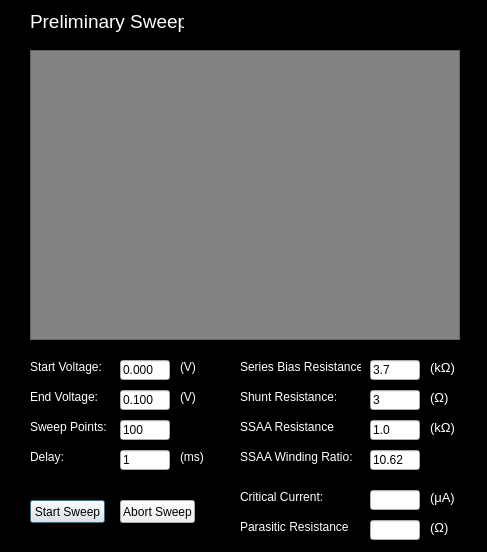
<?xml version="1.0" encoding="UTF-8"?>
<ui version="4.0">
 <class>prelim</class>
 <widget class="QDialog" name="prelim">
  <property name="geometry">
   <rect>
    <x>0</x>
    <y>0</y>
    <width>487</width>
    <height>552</height>
   </rect>
  </property>
  <property name="windowTitle">
   <string>Preliminary Sweep</string>
  </property>
  <property name="styleSheet">
   <string notr="true">#prelim{
	background-color: rgb(0, 0, 0);}</string>
  </property>
  <widget class="QFrame" name="plotSweep">
   <property name="geometry">
    <rect>
     <x>30</x>
     <y>50</y>
     <width>430</width>
     <height>290</height>
    </rect>
   </property>
   <property name="styleSheet">
    <string notr="true">#plotSweep{background-color: rgb(131, 131, 131);}
</string>
   </property>
   <property name="frameShape">
    <enum>QFrame::StyledPanel</enum>
   </property>
   <property name="frameShadow">
    <enum>QFrame::Raised</enum>
   </property>
  </widget>
  <widget class="QLabel" name="label">
   <property name="geometry">
    <rect>
     <x>30</x>
     <y>10</y>
     <width>154</width>
     <height>23</height>
    </rect>
   </property>
   <property name="text">
    <string>&lt;html&gt;&lt;head/&gt;&lt;body&gt;&lt;p&gt;&lt;span style=&quot; font-size:14pt; color:#ffffff;&quot;&gt;Preliminary Sweep&lt;/span&gt;&lt;/p&gt;&lt;/body&gt;&lt;/html&gt;</string>
   </property>
  </widget>
  <widget class="QLabel" name="label_2">
   <property name="geometry">
    <rect>
     <x>30</x>
     <y>360</y>
     <width>77</width>
     <height>14</height>
    </rect>
   </property>
   <property name="text">
    <string>&lt;html&gt;&lt;head/&gt;&lt;body&gt;&lt;p&gt;&lt;span style=&quot; font-size:9pt; color:#ffffff;&quot;&gt;Start Voltage:&lt;/span&gt;&lt;/p&gt;&lt;/body&gt;&lt;/html&gt;</string>
   </property>
  </widget>
  <widget class="QLabel" name="label_3">
   <property name="geometry">
    <rect>
     <x>30</x>
     <y>390</y>
     <width>71</width>
     <height>14</height>
    </rect>
   </property>
   <property name="text">
    <string>&lt;html&gt;&lt;head/&gt;&lt;body&gt;&lt;p&gt;&lt;span style=&quot; font-size:9pt; color:#ffffff;&quot;&gt;End Voltage:&lt;/span&gt;&lt;/p&gt;&lt;/body&gt;&lt;/html&gt;</string>
   </property>
  </widget>
  <widget class="QLabel" name="label_4">
   <property name="geometry">
    <rect>
     <x>30</x>
     <y>450</y>
     <width>33</width>
     <height>14</height>
    </rect>
   </property>
   <property name="text">
    <string>&lt;html&gt;&lt;head/&gt;&lt;body&gt;&lt;p&gt;&lt;span style=&quot; font-size:9pt; color:#ffffff;&quot;&gt;Delay:&lt;/span&gt;&lt;/p&gt;&lt;/body&gt;&lt;/html&gt;</string>
   </property>
  </widget>
  <widget class="QLabel" name="label_5">
   <property name="geometry">
    <rect>
     <x>30</x>
     <y>420</y>
     <width>79</width>
     <height>14</height>
    </rect>
   </property>
   <property name="text">
    <string>&lt;html&gt;&lt;head/&gt;&lt;body&gt;&lt;p&gt;&lt;span style=&quot; font-size:9pt; color:#ffffff;&quot;&gt;Sweep Points:&lt;/span&gt;&lt;/p&gt;&lt;/body&gt;&lt;/html&gt;</string>
   </property>
  </widget>
  <widget class="QLineEdit" name="biasStart">
   <property name="geometry">
    <rect>
     <x>120</x>
     <y>360</y>
     <width>50</width>
     <height>20</height>
    </rect>
   </property>
   <property name="inputMethodHints">
    <set>Qt::ImhFormattedNumbersOnly</set>
   </property>
   <property name="text">
    <string>0.000</string>
   </property>
  </widget>
  <widget class="QLineEdit" name="biasEnd">
   <property name="geometry">
    <rect>
     <x>120</x>
     <y>390</y>
     <width>50</width>
     <height>20</height>
    </rect>
   </property>
   <property name="inputMethodHints">
    <set>Qt::ImhFormattedNumbersOnly</set>
   </property>
   <property name="text">
    <string>0.100</string>
   </property>
  </widget>
  <widget class="QLineEdit" name="sweepPoints">
   <property name="geometry">
    <rect>
     <x>120</x>
     <y>420</y>
     <width>50</width>
     <height>20</height>
    </rect>
   </property>
   <property name="inputMethodHints">
    <set>Qt::ImhFormattedNumbersOnly</set>
   </property>
   <property name="text">
    <string>100</string>
   </property>
  </widget>
  <widget class="QLineEdit" name="delay">
   <property name="geometry">
    <rect>
     <x>120</x>
     <y>450</y>
     <width>50</width>
     <height>20</height>
    </rect>
   </property>
   <property name="inputMethodHints">
    <set>Qt::ImhFormattedNumbersOnly</set>
   </property>
   <property name="text">
    <string>1</string>
   </property>
  </widget>
  <widget class="QLabel" name="label_6">
   <property name="geometry">
    <rect>
     <x>240</x>
     <y>360</y>
     <width>121</width>
     <height>14</height>
    </rect>
   </property>
   <property name="text">
    <string>&lt;html&gt;&lt;head/&gt;&lt;body&gt;&lt;p&gt;&lt;span style=&quot; font-size:9pt; color:#ffffff;&quot;&gt;Series Bias Resistance:&lt;/span&gt;&lt;/p&gt;&lt;/body&gt;&lt;/html&gt;</string>
   </property>
  </widget>
  <widget class="QLabel" name="label_7">
   <property name="geometry">
    <rect>
     <x>240</x>
     <y>390</y>
     <width>96</width>
     <height>14</height>
    </rect>
   </property>
   <property name="text">
    <string>&lt;html&gt;&lt;head/&gt;&lt;body&gt;&lt;p&gt;&lt;span style=&quot; font-size:9pt; color:#ffffff;&quot;&gt;Shunt Resistance:&lt;/span&gt;&lt;/p&gt;&lt;/body&gt;&lt;/html&gt;</string>
   </property>
  </widget>
  <widget class="QLabel" name="label_8">
   <property name="geometry">
    <rect>
     <x>240</x>
     <y>420</y>
     <width>95</width>
     <height>14</height>
    </rect>
   </property>
   <property name="text">
    <string>&lt;html&gt;&lt;head/&gt;&lt;body&gt;&lt;p&gt;&lt;span style=&quot; font-size:9pt; color:#ffffff;&quot;&gt;SSAA Resistance:&lt;/span&gt;&lt;/p&gt;&lt;/body&gt;&lt;/html&gt;</string>
   </property>
  </widget>
  <widget class="QLabel" name="label_9">
   <property name="geometry">
    <rect>
     <x>240</x>
     <y>450</y>
     <width>113</width>
     <height>14</height>
    </rect>
   </property>
   <property name="text">
    <string>&lt;html&gt;&lt;head/&gt;&lt;body&gt;&lt;p&gt;&lt;span style=&quot; font-size:9pt; color:#ffffff;&quot;&gt;SSAA Winding Ratio:&lt;/span&gt;&lt;/p&gt;&lt;/body&gt;&lt;/html&gt;</string>
   </property>
  </widget>
  <widget class="QLineEdit" name="ssaaRes">
   <property name="geometry">
    <rect>
     <x>370</x>
     <y>420</y>
     <width>50</width>
     <height>20</height>
    </rect>
   </property>
   <property name="inputMethodHints">
    <set>Qt::ImhFormattedNumbersOnly</set>
   </property>
   <property name="text">
    <string>1.0</string>
   </property>
  </widget>
  <widget class="QLineEdit" name="ssaaWinding">
   <property name="geometry">
    <rect>
     <x>370</x>
     <y>450</y>
     <width>50</width>
     <height>20</height>
    </rect>
   </property>
   <property name="inputMethodHints">
    <set>Qt::ImhFormattedNumbersOnly</set>
   </property>
   <property name="text">
    <string>10.62</string>
   </property>
  </widget>
  <widget class="QLineEdit" name="biasRes">
   <property name="geometry">
    <rect>
     <x>370</x>
     <y>360</y>
     <width>50</width>
     <height>20</height>
    </rect>
   </property>
   <property name="inputMethodHints">
    <set>Qt::ImhFormattedNumbersOnly</set>
   </property>
   <property name="text">
    <string>3.7</string>
   </property>
  </widget>
  <widget class="QLineEdit" name="shuntRes">
   <property name="geometry">
    <rect>
     <x>370</x>
     <y>390</y>
     <width>50</width>
     <height>20</height>
    </rect>
   </property>
   <property name="inputMethodHints">
    <set>Qt::ImhFormattedNumbersOnly</set>
   </property>
   <property name="text">
    <string>3</string>
   </property>
  </widget>
  <widget class="QPushButton" name="startSweep">
   <property name="geometry">
    <rect>
     <x>30</x>
     <y>500</y>
     <width>75</width>
     <height>23</height>
    </rect>
   </property>
   <property name="text">
    <string>Start Sweep</string>
   </property>
  </widget>
  <widget class="QPushButton" name="abortSweep">
   <property name="geometry">
    <rect>
     <x>120</x>
     <y>500</y>
     <width>75</width>
     <height>23</height>
    </rect>
   </property>
   <property name="text">
    <string>Abort Sweep</string>
   </property>
  </widget>
  <widget class="QLabel" name="label_10">
   <property name="geometry">
    <rect>
     <x>240</x>
     <y>490</y>
     <width>83</width>
     <height>14</height>
    </rect>
   </property>
   <property name="text">
    <string>&lt;html&gt;&lt;head/&gt;&lt;body&gt;&lt;p&gt;&lt;span style=&quot; font-size:9pt; color:#ffffff;&quot;&gt;Critical Current:&lt;/span&gt;&lt;/p&gt;&lt;/body&gt;&lt;/html&gt;</string>
   </property>
  </widget>
  <widget class="QLabel" name="label_11">
   <property name="geometry">
    <rect>
     <x>240</x>
     <y>520</y>
     <width>108</width>
     <height>14</height>
    </rect>
   </property>
   <property name="text">
    <string>&lt;html&gt;&lt;head/&gt;&lt;body&gt;&lt;p&gt;&lt;span style=&quot; font-size:9pt; color:#ffffff;&quot;&gt;Parasitic Resistance:&lt;/span&gt;&lt;/p&gt;&lt;/body&gt;&lt;/html&gt;</string>
   </property>
  </widget>
  <widget class="QLabel" name="label_12">
   <property name="geometry">
    <rect>
     <x>180</x>
     <y>360</y>
     <width>18</width>
     <height>14</height>
    </rect>
   </property>
   <property name="text">
    <string>&lt;html&gt;&lt;head/&gt;&lt;body&gt;&lt;p&gt;&lt;span style=&quot; font-size:9pt; color:#ffffff;&quot;&gt;(V)&lt;/span&gt;&lt;/p&gt;&lt;/body&gt;&lt;/html&gt;</string>
   </property>
  </widget>
  <widget class="QLabel" name="label_13">
   <property name="geometry">
    <rect>
     <x>180</x>
     <y>390</y>
     <width>18</width>
     <height>14</height>
    </rect>
   </property>
   <property name="text">
    <string>&lt;html&gt;&lt;head/&gt;&lt;body&gt;&lt;p&gt;&lt;span style=&quot; font-size:9pt; color:#ffffff;&quot;&gt;(V)&lt;/span&gt;&lt;/p&gt;&lt;/body&gt;&lt;/html&gt;</string>
   </property>
  </widget>
  <widget class="QLabel" name="label_14">
   <property name="geometry">
    <rect>
     <x>180</x>
     <y>450</y>
     <width>25</width>
     <height>14</height>
    </rect>
   </property>
   <property name="text">
    <string>&lt;html&gt;&lt;head/&gt;&lt;body&gt;&lt;p&gt;&lt;span style=&quot; font-size:9pt; color:#ffffff;&quot;&gt;(ms)&lt;/span&gt;&lt;/p&gt;&lt;/body&gt;&lt;/html&gt;</string>
   </property>
  </widget>
  <widget class="QLabel" name="label_21">
   <property name="geometry">
    <rect>
     <x>430</x>
     <y>360</y>
     <width>25</width>
     <height>16</height>
    </rect>
   </property>
   <property name="text">
    <string>&lt;html&gt;&lt;head/&gt;&lt;body&gt;&lt;p&gt;&lt;span style=&quot; font-size:10pt; color:#ffffff;&quot;&gt;(kΩ)&lt;/span&gt;&lt;/p&gt;&lt;/body&gt;&lt;/html&gt;</string>
   </property>
  </widget>
  <widget class="QLabel" name="label_19">
   <property name="geometry">
    <rect>
     <x>430</x>
     <y>390</y>
     <width>19</width>
     <height>16</height>
    </rect>
   </property>
   <property name="text">
    <string>&lt;html&gt;&lt;head/&gt;&lt;body&gt;&lt;p&gt;&lt;span style=&quot; font-size:10pt; color:#ffffff;&quot;&gt;(Ω)&lt;/span&gt;&lt;/p&gt;&lt;/body&gt;&lt;/html&gt;</string>
   </property>
  </widget>
  <widget class="QLabel" name="label_22">
   <property name="geometry">
    <rect>
     <x>430</x>
     <y>420</y>
     <width>25</width>
     <height>16</height>
    </rect>
   </property>
   <property name="text">
    <string>&lt;html&gt;&lt;head/&gt;&lt;body&gt;&lt;p&gt;&lt;span style=&quot; font-size:10pt; color:#ffffff;&quot;&gt;(kΩ)&lt;/span&gt;&lt;/p&gt;&lt;/body&gt;&lt;/html&gt;</string>
   </property>
  </widget>
  <widget class="QLineEdit" name="critCurr">
   <property name="geometry">
    <rect>
     <x>370</x>
     <y>490</y>
     <width>50</width>
     <height>20</height>
    </rect>
   </property>
   <property name="inputMethodHints">
    <set>Qt::ImhFormattedNumbersOnly</set>
   </property>
  </widget>
  <widget class="QLineEdit" name="parRes">
   <property name="geometry">
    <rect>
     <x>370</x>
     <y>520</y>
     <width>50</width>
     <height>20</height>
    </rect>
   </property>
   <property name="inputMethodHints">
    <set>Qt::ImhFormattedNumbersOnly</set>
   </property>
  </widget>
  <widget class="QLabel" name="label_20">
   <property name="geometry">
    <rect>
     <x>430</x>
     <y>520</y>
     <width>19</width>
     <height>16</height>
    </rect>
   </property>
   <property name="text">
    <string>&lt;html&gt;&lt;head/&gt;&lt;body&gt;&lt;p&gt;&lt;span style=&quot; font-size:10pt; color:#ffffff;&quot;&gt;(Ω)&lt;/span&gt;&lt;/p&gt;&lt;/body&gt;&lt;/html&gt;</string>
   </property>
  </widget>
  <widget class="QLabel" name="label_23">
   <property name="geometry">
    <rect>
     <x>430</x>
     <y>490</y>
     <width>25</width>
     <height>16</height>
    </rect>
   </property>
   <property name="text">
    <string>&lt;html&gt;&lt;head/&gt;&lt;body&gt;&lt;p&gt;&lt;span style=&quot; font-size:10pt; color:#ffffff;&quot;&gt;(μA)&lt;/span&gt;&lt;/p&gt;&lt;/body&gt;&lt;/html&gt;</string>
   </property>
  </widget>
 </widget>
 <resources/>
 <connections/>
</ui>
